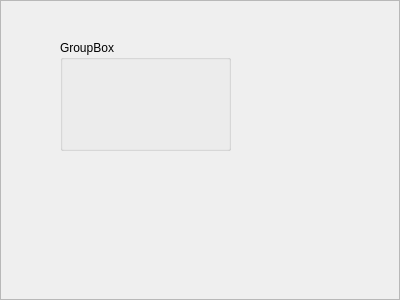
<?xml version="1.0" encoding="UTF-8"?>
<ui version="4.0">
 <class>Frame</class>
 <widget class="QFrame" name="Frame">
  <property name="geometry">
   <rect>
    <x>0</x>
    <y>0</y>
    <width>400</width>
    <height>300</height>
   </rect>
  </property>
  <property name="windowTitle">
   <string>Frame</string>
  </property>
  <property name="frameShape">
   <enum>QFrame::StyledPanel</enum>
  </property>
  <property name="frameShadow">
   <enum>QFrame::Raised</enum>
  </property>
  <widget class="QGroupBox" name="myGroupBox">
   <property name="geometry">
    <rect>
     <x>60</x>
     <y>40</y>
     <width>171</width>
     <height>111</height>
    </rect>
   </property>
   <property name="title">
    <string>GroupBox</string>
   </property>
  </widget>
 </widget>
 <resources/>
 <connections/>
</ui>
